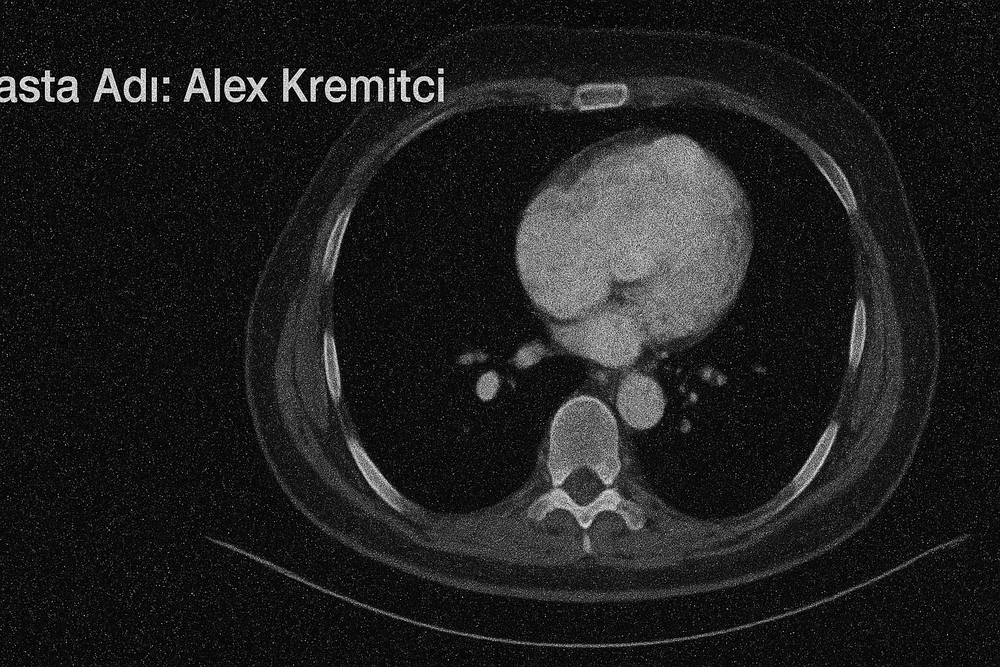
#> input picture Project/Solution/images/I1.png, 1000 x 667 px, shrunk from 1536 x 1024 before the run
$ jupyter execute --allow-errors solution.ipynb
#> lines starting #> are read from the running program, lines starting #| are printed output that depends on the picture
**Text Detection**: https://www.geeksforgeeks.org/python/text-detection-and-extraction-using-opencv-and-ocr/

**NER Model**: https://huggingface.co/dslim/bert-base-NER

[cell 1]
import cv2
import os
import matplotlib.pyplot as plt

### **Step 1**: Read images from folder

[cell 2]
# Image paths
IMAGES_PATHS = [
    os.path.abspath(os.path.join(os.getcwd(), "images", "I1.png")),
    os.path.abspath(os.path.join(os.getcwd(), "images", "I2.png"))
]

IMAGES_GND_PATHS = [
    os.path.abspath(os.path.join(os.getcwd(), "images", "I1_gnd.png")),
    os.path.abspath(os.path.join(os.getcwd(), "images", "I2_gnd.png"))
]

print("Image paths:")
for i in range(len(IMAGES_PATHS)):
    print(f"Image {i+1}: {IMAGES_PATHS[i]}")
    print(f"Ground Image{i+1}: {IMAGES_GND_PATHS[i]}")

[cell 3]
fig, axes = plt.subplots(len(IMAGES_PATHS), 2,
                         figsize=(12, 5*len(IMAGES_PATHS)))

for i in range(len(IMAGES_PATHS)):
    img = cv2.imread(IMAGES_PATHS[i], cv2.IMREAD_COLOR)
#> img is the input picture: shape (667, 1000, 3); mean B, G, R 31.1, 31.3, 31.3
    gnd_img = cv2.imread(IMAGES_GND_PATHS[i], cv2.IMREAD_COLOR)
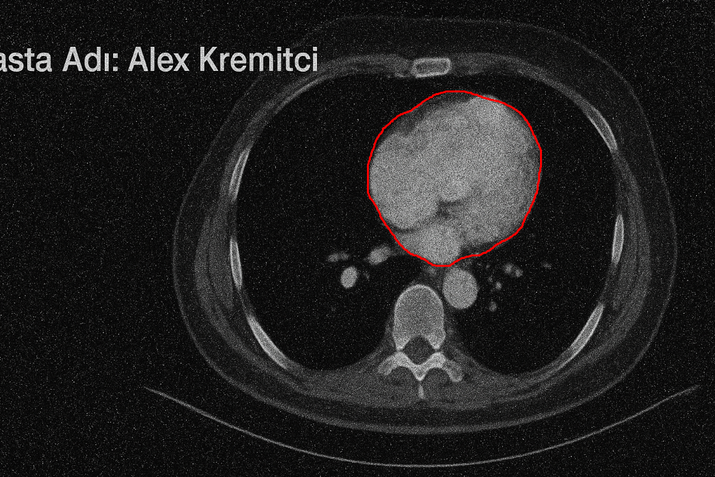
#> input picture Project/Solution/images/I1_gnd.png, 715 x 477 px, shrunk from 1099 x 733 before the run
#> gnd_img is the input picture: shape (477, 715, 3); mean B, G, R 31.3, 31.5, 32.4

    axes[i, 0].imshow(cv2.cvtColor(img, cv2.COLOR_BGR2RGB))
    axes[i, 0].set_title(f"Image {i+1}")

    axes[i, 1].imshow(cv2.cvtColor(gnd_img, cv2.COLOR_BGR2RGB))
    axes[i, 1].set_title(f"Image Ground {i+1}")
#> pass 2 of the loop `for i in range(len(IMAGES_PATHS)):`:
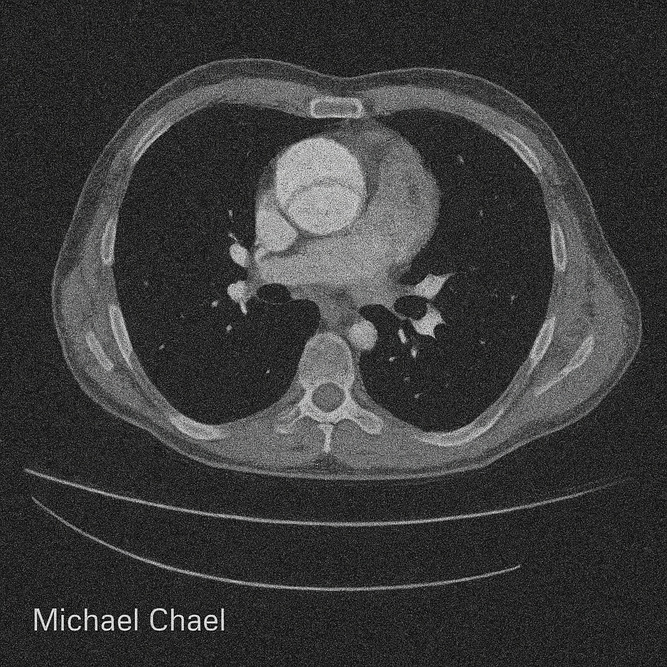
#> input picture Project/Solution/images/I2.png, 667 x 667 px, shrunk from 1024 x 1024 before the run
#> img is the input picture: shape (667, 667, 3); mean B, G, R 58, 58.1, 58.1
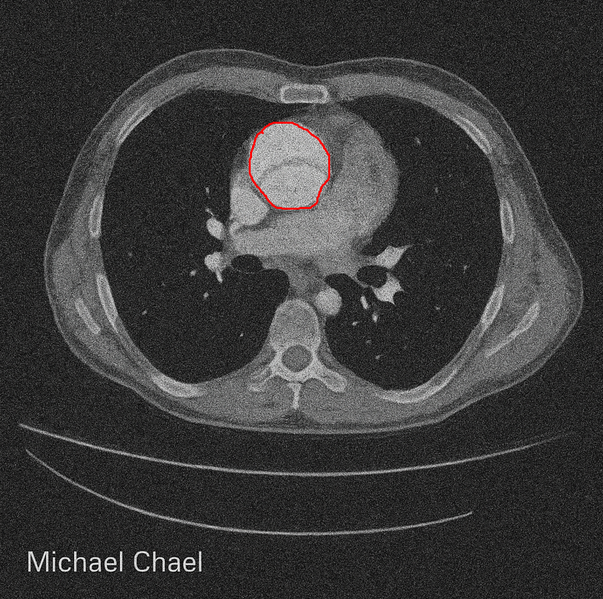
#> input picture Project/Solution/images/I2_gnd.png, 603 x 599 px, shrunk from 926 x 920 before the run
#> gnd_img is the input picture: shape (599, 603, 3); mean B, G, R 58.3, 58.4, 58.7

plt.tight_layout()
plt.show()
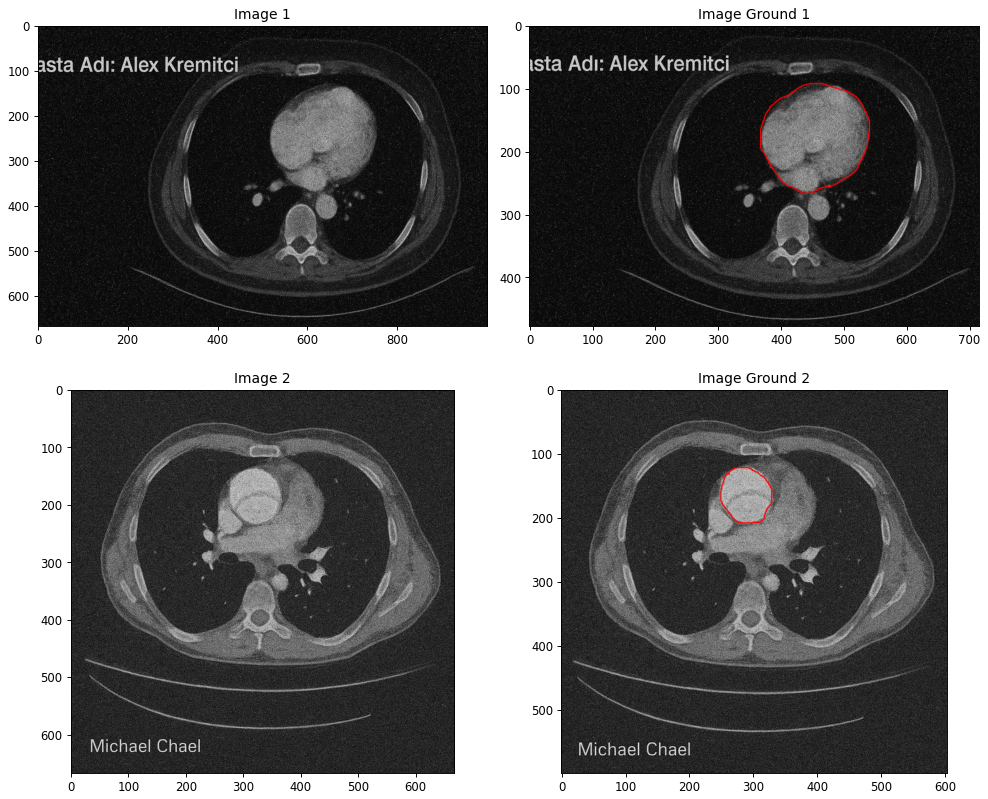
#> figure drawn by matplotlib, 4 panels

### **Step 2**: Preprocess images (helper functions)

[cell 4]
PATIENTS_PATH = os.path.abspath(os.path.join(os.getcwd(), "patients"))

[cell 5]
import pytesseract

print(pytesseract.get_tesseract_version())
#> (this line was passed over: pytesseract is not available in this run)

# get the top left (those coorditates are determined by trial and error)


def crop_top_left(img):
    h, w = img.shape[:2]
#> h = 667; w = 1000

    x1 = 0
    y1 = 60
    x2 = int(w * 0.45)
#> x2 = 450
    y2 = int(h * 0.18)
#> y2 = 120

    return img[y1:y2, x1:x2]
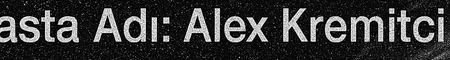
#> returned value: shape (60, 450); min 0, max 255, mean 54.6

# get the bottom left


def crop_bottom_left(img):
    h, w = img.shape[:2]

    x1 = 0
    y1 = int(h * 0.90)
    x2 = int(w * 0.40)
    y2 = h - 30

    return img[y1:y2, x1:x2]


def image_preprocess(img: str, position: str) -> cv2.Mat:
    # convert to grayscale
    if len(img.shape) == 3:
        gray = cv2.cvtColor(img, cv2.COLOR_BGR2GRAY)
    else:
        gray = img.copy()

    # crop the wanted region
    if position == "top_left":
        gray = crop_top_left(gray)
    elif position == "bottom_left":
        gray = crop_bottom_left(gray)

    # reduce noise
    denoised = cv2.medianBlur(gray, 3)
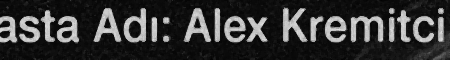
#> denoised: shape (60, 450); min 0, max 224, mean 51.8

    # improve local contrast
    clahe = cv2.createCLAHE(clipLimit=2.5, tileGridSize=(8, 8))
    enhanced = clahe.apply(denoised)
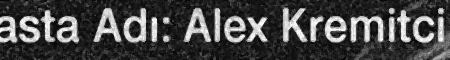
#> enhanced: shape (60, 450); min 1, max 255, mean 70.4

    return enhanced
